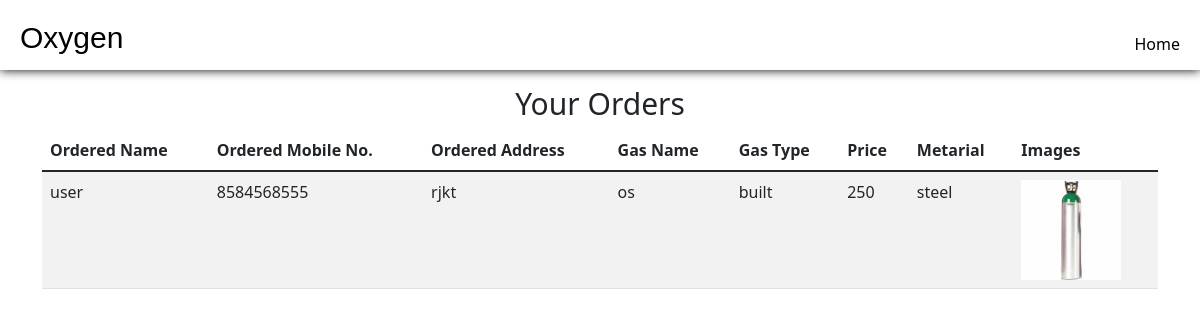
/user/user-view-orders.php (signed in), run on the app's committed database.
### tables this page shows
CREATE TABLE `add_stock` (
  `id` int(11) NOT NULL,
  `water_capacity` int(100) NOT NULL,
  `working_pressure` int(100) NOT NULL,
  `oxygen_purity` int(100) NOT NULL,
  `gas_name` varchar(100) NOT NULL,
  `material` varchar(100) NOT NULL,
  `country` varchar(100) NOT NULL,
  `height` int(100) NOT NULL,
  `gas_type` varchar(100) NOT NULL,
  `photos` text NOT NULL,
  `quantity` int(100) NOT NULL,
  `price` int(100) NOT NULL
);

CREATE TABLE `uorders` (
  `id` int(11) NOT NULL,
  `name` varchar(50) NOT NULL,
  `email` varchar(100) NOT NULL,
  `mobile` varchar(12) NOT NULL,
  `address` varchar(250) NOT NULL,
  `quantity` int(10) NOT NULL,
  `oid` int(6) NOT NULL
);

### user/user-view-orders.php (the view, shortened to what this page needs)
<?php
include "../ocms.php";
?>
<!DOCTYPE html>
<html lang="en">
<head>
  <link href="https://cdn.jsdelivr.net/npm/bootstrap@5.1.3/dist/css/bootstrap.min.css" rel="stylesheet">
</head>
<body>
<header>
	<div id="header">
		<label>Oxygen</label>
    <ul>
        <li><a href="user.php" style="color: black;">Home</a></li>
      </ul>
	</div>
</header>
<div class="container mt-3">
  <h2 style="font-size:30px;" align="center">Your Orders</h2>
  <table class="table table-striped">
    <thead>
      <tr>
        <th>Ordered Name</th>
        <th>Ordered Mobile No.</th>
        <th>Ordered Address</th>
        <th>Gas Name</th>
        <th>Gas Type</th>
        <th>Price</th>
        <th>Metarial</th>
        <th>Images</th>
      </tr>
    </thead>
    <tbody>
        <?php
        $query = "SELECT a.*,u.name AS Name ,u.mobile AS Mobile ,u.address AS Address FROM add_stock a, uorders u WHERE a.id = u.oid ";
        $run = mysqli_query($con, $query);
        if(mysqli_num_rows($run) > 0)
        {
            foreach($run as $result)
            {
                ?>
                <tr>
                    <td><?= $result['Name'] ?></td>
                    <td><?= $result['Mobile'] ?></td>
                    <td><?= $result['Address'] ?></td>
                    <td><?= $result['gas_name'] ?></td>
                    <td><?= $result['gas_type'] ?></td>
                    <td><?= $result['price'] ?></td>
                    <td><?= $result['material'] ?></td>
                    <td><img class='img-polaroid' src="../photo/<?php echo $result["photos"]; ?>"height = '100px' width = '100px'/></td>
                </tr>
                <?php
            }
        }
        else{
            ?>
            <tr>
                <td colspan="9" style="font-size:30px;" align="center">Your orders data record no found.</td>
            </tr>
            <?php
        }
        ?>
    </tbody>
    </table>
    </div>
</body>
</html>

### user/user-view-orders.php (style rules this page uses)
#header { height:70px; width:100%; color:black; text-indent:10px; -webkit-box-shadow:0px 0px 10px 0px black; -moz-box-shadow:0px 0px 10px 0px black; box-shadow:0px 0px 10px 0px black; }
#header label { position: relative; top:15px; color:black; font-size:30px; clear:both; font-family:arial; }
header ul { list-style-type:none; position:relative; top: -13px; }
#header ul li { display:inline; position:relative; float:right; margin-right:20px; }
#header ul li a { top: 5px; text-decoration:none; color:#fff; }

### data on the page
add_stock: uorders.name "user", uorders.mobile "8584568555", uorders.address "rjkt", gas_name "os", gas_type "built", price "250", material "steel", photos (picture)
